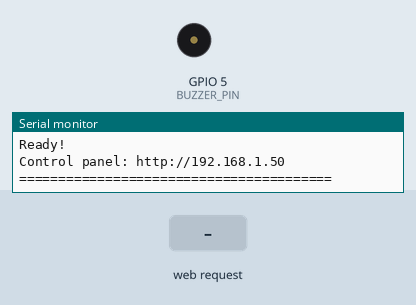
Recording of a sketch running on a simulated ESP32. Shown: buzzer (waves = sounding, pin HIGH), the last lines printed to the serial monitor. The inputs (shaded band) are chosen by the test bench. WiFi joins after 1.5 s; servers stay silent unless stated.

Above: at 4.6 s.
4.7 s: HTTP request GET /alert received
At 5.5 s:
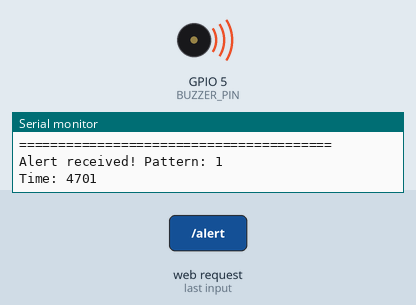
6.2 s: HTTP request GET /test received
9.2 s: HTTP request GET /alert?pattern=1 received
At 10.0 s:
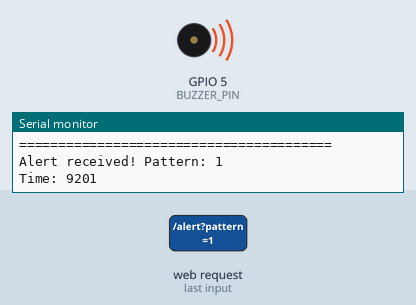
12.2 s: HTTP request GET /alert?pattern=0 received
Timing chart, 0 to 17.9 s (numbered marks = the images above; inputs shaded):
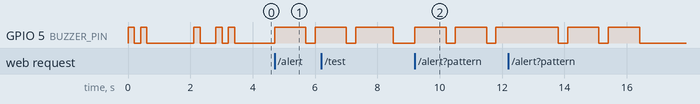

Measured:
- after the input at 4.7 s, GPIO 5 (BUZZER_PIN): LOW → HIGH at once, → LOW 1.0 s later, → HIGH 0.30 s later
- after the input at 9.2 s, GPIO 5 (BUZZER_PIN): alternates HIGH for 1.0 s and LOW for 0.30 s, starting at once

The sketch:

esp_buzzer.ino
```cpp
#include <WiFi.h>
#include <WebServer.h>

const char* ssid = "Abang Dias";
const char* password = "Qian1985";

bool useStaticIP = true;
IPAddress local_IP(192, 168, 1, 101);
IPAddress gateway(192, 168, 1, 1);
IPAddress subnet(255, 255, 255, 0);
IPAddress primaryDNS(8, 8, 8, 8);
IPAddress secondaryDNS(8, 8, 4, 4);

const int BUZZER_PIN = 5;
const int SHORT_BEEP = 200;
const int LONG_BEEP = 1000;
const int BEEP_PAUSE = 300;

// ============================================
// GLOBAL VARIABLES
// ============================================
WebServer server(80);

unsigned long lastReconnectAttempt = 0;
unsigned long lastAlertTime = 0;
int alertCount = 0;
bool buzzerActive = false;

// ============================================
// BUZZER CONTROL FUNCTIONS
// ============================================

void beep(int duration) {
  digitalWrite(BUZZER_PIN, HIGH);
  delay(duration);
  digitalWrite(BUZZER_PIN, LOW);
}

void shortBeep() {
  beep(SHORT_BEEP);
}

void longBeep() {
  beep(LONG_BEEP);
}

void alertPattern1() {
  for (int i = 0; i < 3; i++) {
    longBeep();
    if (i < 2) delay(BEEP_PAUSE);
  }
}

void alertPattern2() {
  unsigned long startTime = millis();
  while (millis() - startTime < 5000) {
    shortBeep();
    delay(200);
  }
}

void alertPattern3() {
  for (int i = 0; i < 5; i++) {
    shortBeep();
    delay(100);
  }
}

void testPattern() {
  shortBeep();
}

// ============================================
// WIFI CONNECTION
// ============================================
void connectWiFi() {
  Serial.println();
  Serial.print("Connecting to WiFi: ");
  Serial.println(ssid);

  if (useStaticIP) {
    if (!WiFi.config(local_IP, gateway, subnet, primaryDNS, secondaryDNS)) {
      Serial.println("Static IP configuration failed!");
    }
  }

  WiFi.mode(WIFI_STA);
  WiFi.begin(ssid, password);

  int attempts = 0;
  while (WiFi.status() != WL_CONNECTED && attempts < 30) {
    delay(500);
    Serial.print(".");
    attempts++;
  }

  if (WiFi.status() == WL_CONNECTED) {
    Serial.println();
    Serial.println("WiFi connected!");
    Serial.print("IP Address: ");
    Serial.println(WiFi.localIP());

    shortBeep();
  } else {
    Serial.println();
    Serial.println("WiFi connection failed!");
  }
}

void checkWiFi() {
  if (WiFi.status() != WL_CONNECTED) {
    unsigned long currentMillis = millis();
    if (currentMillis - lastReconnectAttempt >= 10000) {
      Serial.println("WiFi disconnected. Reconnecting...");
      lastReconnectAttempt = currentMillis;
      connectWiFi();
    }
  }
}

// ============================================
// WEB SERVER HANDLERS
// ============================================

void handleRoot() {
  String html = "<!DOCTYPE html><html><head>";
  html += "<meta name='viewport' content='width=device-width, initial-scale=1'>";
  html += "<style>";
  html += "body { font-family: Arial; margin: 20px; background: #f0f0f0; }";
  html += ".container { background: white; padding: 20px; border-radius: 10px; max-width: 600px; margin: 0 auto; }";
  html += "h1 { color: #333; }";
  html += ".status { padding: 10px; background: #4CAF50; color: white; border-radius: 5px; margin: 10px 0; }";
  html += ".button { display: block; padding: 15px; background: #2196F3; color: white; text-decoration: none; border-radius: 5px; margin: 10px 0; text-align: center; border: none; font-size: 16px; cursor: pointer; }";
  html += ".button:hover { background: #0b7dda; }";
  html += ".button.red { background: #f44336; }";
  html += ".button.red:hover { background: #da190b; }";
  html += ".info { background: #f9f9f9; padding: 10px; border-left: 4px solid #2196F3; margin: 10px 0; }";
  html += "</style>";
  html += "<script>";
  html += "function triggerAlert(pattern) {";
  html += "  fetch('/alert?pattern=' + pattern).then(r => r.text()).then(d => alert(d));";
  html += "}";
  html += "function testBuzzer() {";
  html += "  fetch('/test').then(r => r.text()).then(d => alert(d));";
  html += "}";
  html += "</script>";
  html += "</head><body>";
  html += "<div class='container'>";
  html += "<h1>ESP32 Buzzer Control</h1>";
  html += "<div class='status'>System Online</div>";
  html += "<div class='info'><strong>IP Address:</strong> " + WiFi.localIP().toString() + "</div>";
  html += "<div class='info'><strong>Uptime:</strong> " + String(millis() / 1000) + " seconds</div>";
  html += "<div class='info'><strong>Alerts Today:</strong> " + String(alertCount) + "</div>";
  html += "<h3>Test Buzzer</h3>";
  html += "<button class='button' onclick='testBuzzer()'>Test Buzzer</button>";
  html += "<h3>Alert Patterns</h3>";
  html += "<button class='button red' onclick='triggerAlert(1)'>Pattern 1 (3 Long Beeps)</button>";
  html += "<button class='button red' onclick='triggerAlert(2)'>Pattern 2 (Continuous 5s)</button>";
  html += "<button class='button red' onclick='triggerAlert(3)'>Pattern 3 (5 Rapid Beeps)</button>";
  html += "<a href='/status' class='button'>View Status (JSON)</a>";
  html += "</div></body></html>";

  server.send(200, "text/html", html);
}

void handleAlert() {
  buzzerActive = true;
  int pattern = 1;
  if (server.hasArg("pattern")) {
    pattern = server.arg("pattern").toInt();
  }

  Serial.println("========================================");
  Serial.print("Alert received! Pattern: ");
  Serial.println(pattern);
  Serial.print("Time: ");
  Serial.println(millis());

  switch (pattern) {
    case 1:
      alertPattern1();
      break;
    case 2:
      alertPattern2();
      break;
    case 3:
      alertPattern3();
      break;
    default:
      alertPattern1();
  }

  lastAlertTime = millis();
  alertCount++;
  buzzerActive = false;

  Serial.println("Alert complete");
  Serial.println("========================================");

  String response = "{";
  response += "\"status\":\"success\",";
  response += "\"message\":\"Alert triggered\",";
  response += "\"pattern\":" + String(pattern) + ",";
  response += "\"timestamp\":" + String(millis()) + ",";
  response += "\"alert_count\":" + String(alertCount);
  response += "}";

  server.send(200, "application/json", response);
}

void handleTest() {
  Serial.println("Test buzzer triggered");
  testPattern();

  String response = "{";
  response += "\"status\":\"success\",";
  response += "\"message\":\"Test beep completed\"";
  response += "}";

  server.send(200, "application/json", response);
}

void handleStatus() {
  unsigned long uptime = millis() / 1000;
  unsigned long timeSinceLastAlert = (millis() - lastAlertTime) / 1000;

  String json = "{";
  json += "\"status\":\"online\",";
  json += "\"device\":\"ESP32-Buzzer\",";
  json += "\"ip\":\"" + WiFi.localIP().toString() + "\",";
  json += "\"uptime\":" + String(uptime) + ",";
  json += "\"wifi_rssi\":" + String(WiFi.RSSI()) + ",";
  json += "\"alert_count\":" + String(alertCount) + ",";
  json += "\"last_alert\":" + String(timeSinceLastAlert) + ",";
  json += "\"buzzer_active\":" + String(buzzerActive ? "true" : "false") + ",";
  json += "\"free_heap\":" + String(ESP.getFreeHeap());
  json += "}";

  server.send(200, "application/json", json);
}

void handlePing() {
  server.send(200, "text/plain", "pong");
}

void handleNotFound() {
  String message = "Not Found\n\n";
  message += "URI: " + server.uri() + "\n";
  message += "Method: " + String((server.method() == HTTP_GET) ? "GET" : "POST") + "\n";
  message += "\nAvailable endpoints:\n";
  message += "  GET  /          - Control panel\n";
  message += "  GET  /alert     - Trigger alert (add ?pattern=1-3)\n";
  message += "  GET  /test      - Test buzzer\n";
  message += "  GET  /status    - System status (JSON)\n";
  message += "  GET  /ping      - Health check\n";

  server.send(404, "text/plain", message);
}

// ============================================
// SETUP
// ============================================
void setup() {
  Serial.begin(115200);
  Serial.println();
  Serial.println("========================================");
  Serial.println("ESP32 Buzzer Alert System");
  Serial.println("========================================");

  pinMode(BUZZER_PIN, OUTPUT);
  digitalWrite(BUZZER_PIN, LOW);

  Serial.println("Buzzer initialized on GPIO " + String(BUZZER_PIN));
  Serial.println("Testing buzzer...");

  shortBeep();
  delay(200);
  shortBeep();
  connectWiFi();

  server.on("/", handleRoot);
  server.on("/alert", handleAlert);
  server.on("/test", handleTest);
  server.on("/status", handleStatus);
  server.on("/ping", handlePing);
  server.onNotFound(handleNotFound);

  server.begin();
  Serial.println("HTTP server started");
  Serial.println("========================================");
  Serial.println("Ready!");
  Serial.print("Control panel: http://");
  Serial.println(WiFi.localIP());
  Serial.println("========================================");

  delay(500);
  shortBeep();
  delay(200);
  shortBeep();
}

// ============================================
// LOOP
// ============================================
void loop() {
  checkWiFi();
  server.handleClient();
  delay(1);
}
```
